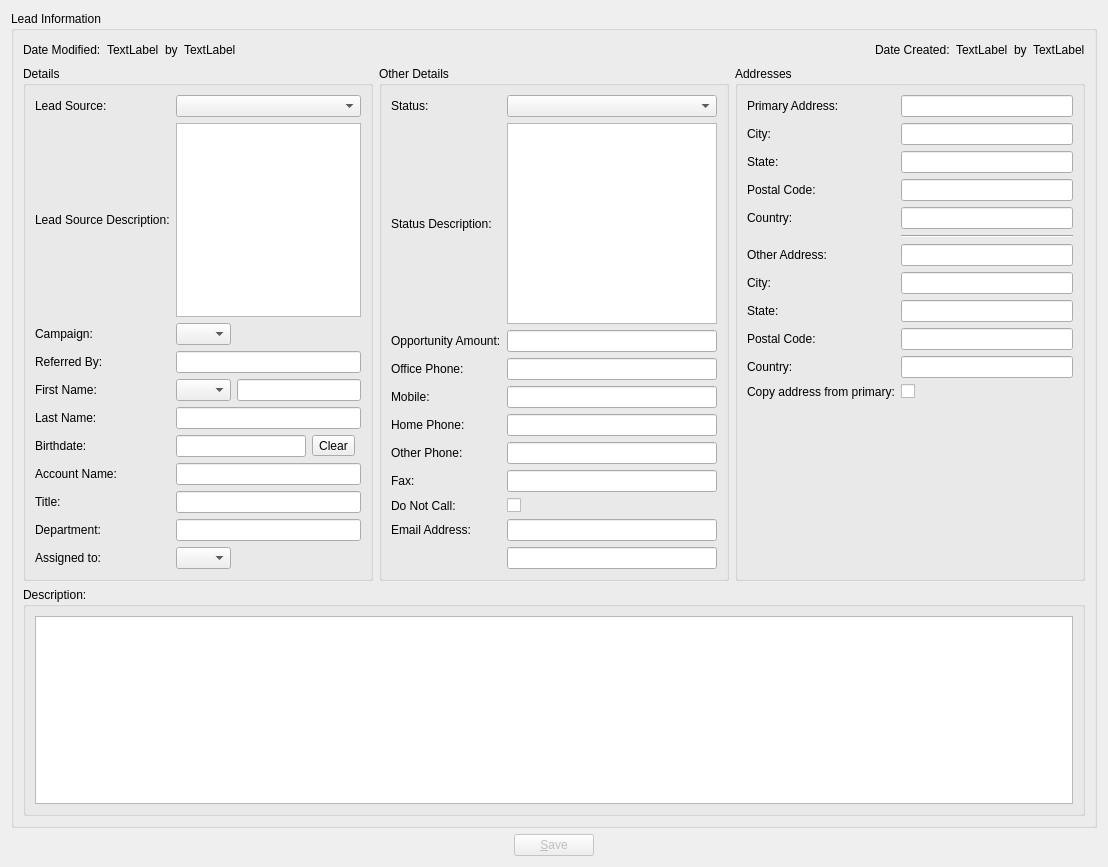
<?xml version="1.0" encoding="UTF-8"?>
<ui version="4.0">
 <class>LeadDetails</class>
 <widget class="QWidget" name="LeadDetails">
  <property name="geometry">
   <rect>
    <x>0</x>
    <y>0</y>
    <width>1086</width>
    <height>867</height>
   </rect>
  </property>
  <property name="windowTitle">
   <string>Form</string>
  </property>
  <layout class="QGridLayout" name="gridLayout_6">
   <item row="0" column="0" colspan="3">
    <widget class="QGroupBox" name="leadInformationGB">
     <property name="title">
      <string>Lead Information</string>
     </property>
     <layout class="QGridLayout" name="gridLayout_2">
      <item row="0" column="0">
       <layout class="QGridLayout" name="gridLayout">
        <item row="0" column="0">
         <widget class="QLabel" name="modifiedDateLabel">
          <property name="text">
           <string>Date Modified:</string>
          </property>
         </widget>
        </item>
        <item row="0" column="1">
         <widget class="QLabel" name="modifiedDate">
          <property name="text">
           <string>TextLabel</string>
          </property>
         </widget>
        </item>
        <item row="0" column="2">
         <widget class="QLabel" name="modifiedByLabel">
          <property name="text">
           <string>by</string>
          </property>
         </widget>
        </item>
        <item row="0" column="3">
         <widget class="QLabel" name="modifiedBy">
          <property name="text">
           <string>TextLabel</string>
          </property>
         </widget>
        </item>
        <item row="0" column="4">
         <spacer name="horizontalSpacer_3">
          <property name="orientation">
           <enum>Qt::Horizontal</enum>
          </property>
          <property name="sizeHint" stdset="0">
           <size>
            <width>237</width>
            <height>20</height>
           </size>
          </property>
         </spacer>
        </item>
        <item row="0" column="5">
         <widget class="QLabel" name="label_29">
          <property name="text">
           <string>Date Created:</string>
          </property>
         </widget>
        </item>
        <item row="0" column="6">
         <widget class="QLabel" name="createdDate">
          <property name="text">
           <string>TextLabel</string>
          </property>
         </widget>
        </item>
        <item row="0" column="7">
         <widget class="QLabel" name="createdByLabel">
          <property name="text">
           <string>by</string>
          </property>
         </widget>
        </item>
        <item row="0" column="8">
         <widget class="QLabel" name="createdBy">
          <property name="text">
           <string>TextLabel</string>
          </property>
         </widget>
        </item>
       </layout>
      </item>
      <item row="1" column="0">
       <layout class="QGridLayout" name="gridLayout_8">
        <item row="0" column="0">
         <widget class="QGroupBox" name="detailsBox">
          <property name="minimumSize">
           <size>
            <width>350</width>
            <height>0</height>
           </size>
          </property>
          <property name="maximumSize">
           <size>
            <width>400</width>
            <height>16777215</height>
           </size>
          </property>
          <property name="title">
           <string>Details</string>
          </property>
          <property name="checkable">
           <bool>false</bool>
          </property>
          <property name="checked">
           <bool>false</bool>
          </property>
          <layout class="QGridLayout" name="gridLayout_3">
           <item row="0" column="0">
            <widget class="QLabel" name="label">
             <property name="text">
              <string>Lead Source:</string>
             </property>
            </widget>
           </item>
           <item row="0" column="1" colspan="2">
            <widget class="QComboBox" name="leadSource">
             <item>
              <property name="text">
               <string/>
              </property>
             </item>
             <item>
              <property name="text">
               <string>Cold Call</string>
              </property>
             </item>
             <item>
              <property name="text">
               <string>Existing Customer</string>
              </property>
             </item>
             <item>
              <property name="text">
               <string>Self Generated</string>
              </property>
             </item>
             <item>
              <property name="text">
               <string>Employee</string>
              </property>
             </item>
             <item>
              <property name="text">
               <string>Partner</string>
              </property>
             </item>
             <item>
              <property name="text">
               <string>Public Relations</string>
              </property>
             </item>
             <item>
              <property name="text">
               <string>Direct Mail</string>
              </property>
             </item>
             <item>
              <property name="text">
               <string>Conference</string>
              </property>
             </item>
             <item>
              <property name="text">
               <string>Trade Show</string>
              </property>
             </item>
             <item>
              <property name="text">
               <string>Web Site</string>
              </property>
             </item>
             <item>
              <property name="text">
               <string>Word of mouth</string>
              </property>
             </item>
             <item>
              <property name="text">
               <string>Email</string>
              </property>
             </item>
             <item>
              <property name="text">
               <string>Campaign</string>
              </property>
             </item>
             <item>
              <property name="text">
               <string>Other</string>
              </property>
             </item>
            </widget>
           </item>
           <item row="1" column="0">
            <widget class="QLabel" name="label_2">
             <property name="text">
              <string>Lead Source Description:</string>
             </property>
            </widget>
           </item>
           <item row="1" column="1" colspan="2">
            <widget class="QTextEdit" name="leadSourceDescription"/>
           </item>
           <item row="2" column="0">
            <widget class="QLabel" name="label_28">
             <property name="text">
              <string>Campaign:</string>
             </property>
            </widget>
           </item>
           <item row="2" column="1">
            <widget class="QComboBox" name="campaignName">
             <item>
              <property name="text">
               <string/>
              </property>
             </item>
            </widget>
           </item>
           <item row="3" column="0">
            <widget class="QLabel" name="label_26">
             <property name="text">
              <string>Referred By:</string>
             </property>
            </widget>
           </item>
           <item row="3" column="1" colspan="2">
            <widget class="QLineEdit" name="referedBy"/>
           </item>
           <item row="4" column="0">
            <widget class="QLabel" name="label_3">
             <property name="text">
              <string>First Name:</string>
             </property>
            </widget>
           </item>
           <item row="4" column="1">
            <widget class="QComboBox" name="salutation">
             <item>
              <property name="text">
               <string/>
              </property>
             </item>
             <item>
              <property name="text">
               <string>Mr.</string>
              </property>
             </item>
             <item>
              <property name="text">
               <string>Ms.</string>
              </property>
             </item>
             <item>
              <property name="text">
               <string>Mrs.</string>
              </property>
             </item>
             <item>
              <property name="text">
               <string>Dr.</string>
              </property>
             </item>
             <item>
              <property name="text">
               <string>Prof.</string>
              </property>
             </item>
            </widget>
           </item>
           <item row="4" column="2">
            <widget class="QLineEdit" name="firstName"/>
           </item>
           <item row="5" column="0">
            <widget class="QLabel" name="label_4">
             <property name="text">
              <string>Last Name:</string>
             </property>
            </widget>
           </item>
           <item row="5" column="1" colspan="2">
            <widget class="QLineEdit" name="lastName"/>
           </item>
           <item row="6" column="0">
            <widget class="QLabel" name="label_5">
             <property name="text">
              <string>Birthdate:</string>
             </property>
            </widget>
           </item>
           <item row="6" column="1" colspan="2">
            <layout class="QHBoxLayout" name="horizontalLayout">
             <item>
              <widget class="QLineEdit" name="birthdate">
               <property name="readOnly">
                <bool>true</bool>
               </property>
              </widget>
             </item>
             <item>
              <widget class="QToolButton" name="clearButton">
               <property name="text">
                <string>Clear</string>
               </property>
              </widget>
             </item>
             <item>
              <widget class="QWidget" name="calendarWidget" native="true"/>
             </item>
            </layout>
           </item>
           <item row="7" column="0">
            <widget class="QLabel" name="label_9">
             <property name="text">
              <string>Account Name:</string>
             </property>
            </widget>
           </item>
           <item row="7" column="1" colspan="2">
            <widget class="QLineEdit" name="accountName"/>
           </item>
           <item row="8" column="0">
            <widget class="QLabel" name="label_25">
             <property name="text">
              <string>Title:</string>
             </property>
            </widget>
           </item>
           <item row="8" column="1" colspan="2">
            <widget class="QLineEdit" name="title"/>
           </item>
           <item row="9" column="0">
            <widget class="QLabel" name="label_6">
             <property name="text">
              <string>Department:</string>
             </property>
            </widget>
           </item>
           <item row="9" column="1" colspan="2">
            <widget class="QLineEdit" name="department"/>
           </item>
           <item row="10" column="0">
            <widget class="QLabel" name="label_7">
             <property name="text">
              <string>Assigned to:</string>
             </property>
            </widget>
           </item>
           <item row="10" column="1">
            <widget class="QComboBox" name="assignedUserName">
             <item>
              <property name="text">
               <string/>
              </property>
             </item>
            </widget>
           </item>
          </layout>
         </widget>
        </item>
        <item row="0" column="1">
         <widget class="QGroupBox" name="otherDetailsBox">
          <property name="minimumSize">
           <size>
            <width>350</width>
            <height>0</height>
           </size>
          </property>
          <property name="maximumSize">
           <size>
            <width>400</width>
            <height>16777215</height>
           </size>
          </property>
          <property name="title">
           <string>Other Details</string>
          </property>
          <property name="checkable">
           <bool>false</bool>
          </property>
          <property name="checked">
           <bool>false</bool>
          </property>
          <layout class="QGridLayout" name="gridLayout_7">
           <item row="0" column="1">
            <widget class="QComboBox" name="status">
             <item>
              <property name="text">
               <string/>
              </property>
             </item>
             <item>
              <property name="text">
               <string>New</string>
              </property>
             </item>
             <item>
              <property name="text">
               <string>Assigned</string>
              </property>
             </item>
             <item>
              <property name="text">
               <string>In Process</string>
              </property>
             </item>
             <item>
              <property name="text">
               <string>Converted</string>
              </property>
             </item>
             <item>
              <property name="text">
               <string>Recycled</string>
              </property>
             </item>
             <item>
              <property name="text">
               <string>Dead</string>
              </property>
             </item>
            </widget>
           </item>
           <item row="2" column="0">
            <widget class="QLabel" name="label_14">
             <property name="text">
              <string>Status Description:</string>
             </property>
            </widget>
           </item>
           <item row="2" column="1">
            <widget class="QTextEdit" name="statusDescription"/>
           </item>
           <item row="3" column="0">
            <widget class="QLabel" name="label_15">
             <property name="text">
              <string>Opportunity Amount:</string>
             </property>
            </widget>
           </item>
           <item row="3" column="1">
            <widget class="QLineEdit" name="opportunityAmount"/>
           </item>
           <item row="4" column="0">
            <widget class="QLabel" name="label_18">
             <property name="text">
              <string>Office Phone:</string>
             </property>
            </widget>
           </item>
           <item row="4" column="1">
            <widget class="QLineEdit" name="phoneWork"/>
           </item>
           <item row="5" column="0">
            <widget class="QLabel" name="label_19">
             <property name="text">
              <string>Mobile:</string>
             </property>
            </widget>
           </item>
           <item row="5" column="1">
            <widget class="QLineEdit" name="phoneMobile"/>
           </item>
           <item row="6" column="0">
            <widget class="QLabel" name="label_24">
             <property name="text">
              <string>Home Phone:</string>
             </property>
            </widget>
           </item>
           <item row="6" column="1">
            <widget class="QLineEdit" name="phoneHome"/>
           </item>
           <item row="7" column="0">
            <widget class="QLabel" name="label_20">
             <property name="text">
              <string>Other Phone:</string>
             </property>
            </widget>
           </item>
           <item row="7" column="1">
            <widget class="QLineEdit" name="phoneOther"/>
           </item>
           <item row="8" column="0">
            <widget class="QLabel" name="label_21">
             <property name="text">
              <string>Fax:</string>
             </property>
            </widget>
           </item>
           <item row="8" column="1">
            <widget class="QLineEdit" name="phoneFax"/>
           </item>
           <item row="9" column="0">
            <widget class="QLabel" name="label_22">
             <property name="text">
              <string>Do Not Call:</string>
             </property>
            </widget>
           </item>
           <item row="9" column="1">
            <widget class="QCheckBox" name="doNotCall">
             <property name="text">
              <string/>
             </property>
            </widget>
           </item>
           <item row="10" column="0">
            <widget class="QLabel" name="label_23">
             <property name="text">
              <string>Email Address:</string>
             </property>
            </widget>
           </item>
           <item row="10" column="1">
            <widget class="QLineEdit" name="email1"/>
           </item>
           <item row="11" column="0">
            <widget class="QLabel" name="label_8">
             <property name="text">
              <string/>
             </property>
            </widget>
           </item>
           <item row="11" column="1">
            <widget class="QLineEdit" name="email2"/>
           </item>
           <item row="0" column="0">
            <widget class="QLabel" name="label_13">
             <property name="text">
              <string>Status:</string>
             </property>
            </widget>
           </item>
          </layout>
         </widget>
        </item>
        <item row="0" column="2">
         <widget class="QGroupBox" name="addressesBox">
          <property name="minimumSize">
           <size>
            <width>350</width>
            <height>0</height>
           </size>
          </property>
          <property name="title">
           <string>Addresses</string>
          </property>
          <property name="checkable">
           <bool>false</bool>
          </property>
          <property name="checked">
           <bool>false</bool>
          </property>
          <layout class="QGridLayout" name="gridLayout_4">
           <item row="0" column="0">
            <widget class="QLabel" name="label_16">
             <property name="text">
              <string>Primary Address:</string>
             </property>
            </widget>
           </item>
           <item row="0" column="1" colspan="2">
            <widget class="QLineEdit" name="primaryAddressStreet"/>
           </item>
           <item row="1" column="0">
            <widget class="QLabel" name="label_17">
             <property name="text">
              <string>City:</string>
             </property>
            </widget>
           </item>
           <item row="1" column="1" colspan="2">
            <widget class="QLineEdit" name="primaryAddressCity"/>
           </item>
           <item row="2" column="0">
            <widget class="QLabel" name="label_27">
             <property name="text">
              <string>State:</string>
             </property>
            </widget>
           </item>
           <item row="2" column="1" colspan="2">
            <widget class="QLineEdit" name="primaryAddressState"/>
           </item>
           <item row="3" column="0">
            <widget class="QLabel" name="label_30">
             <property name="text">
              <string>Postal Code:</string>
             </property>
            </widget>
           </item>
           <item row="3" column="1" colspan="2">
            <widget class="QLineEdit" name="primaryAddressPostalcode"/>
           </item>
           <item row="4" column="0">
            <widget class="QLabel" name="label_31">
             <property name="text">
              <string>Country:</string>
             </property>
            </widget>
           </item>
           <item row="4" column="1" colspan="2">
            <widget class="QLineEdit" name="primaryAddressCountry"/>
           </item>
           <item row="8" column="0">
            <widget class="QLabel" name="label_33">
             <property name="text">
              <string>City:</string>
             </property>
            </widget>
           </item>
           <item row="6" column="1" colspan="2">
            <widget class="Line" name="line">
             <property name="lineWidth">
              <number>1</number>
             </property>
             <property name="orientation">
              <enum>Qt::Horizontal</enum>
             </property>
            </widget>
           </item>
           <item row="8" column="1" colspan="2">
            <widget class="QLineEdit" name="altAddressCity"/>
           </item>
           <item row="9" column="0">
            <widget class="QLabel" name="label_34">
             <property name="text">
              <string>State:</string>
             </property>
            </widget>
           </item>
           <item row="9" column="1" colspan="2">
            <widget class="QLineEdit" name="altAddressState"/>
           </item>
           <item row="10" column="0">
            <widget class="QLabel" name="label_35">
             <property name="text">
              <string>Postal Code:</string>
             </property>
            </widget>
           </item>
           <item row="10" column="1" colspan="2">
            <widget class="QLineEdit" name="altAddressPostalcode"/>
           </item>
           <item row="11" column="0">
            <widget class="QLabel" name="label_36">
             <property name="text">
              <string>Country:</string>
             </property>
            </widget>
           </item>
           <item row="11" column="1" colspan="2">
            <widget class="QLineEdit" name="altAddressCountry"/>
           </item>
           <item row="12" column="0">
            <widget class="QLabel" name="label_10">
             <property name="text">
              <string>Copy address from primary:</string>
             </property>
            </widget>
           </item>
           <item row="12" column="1">
            <widget class="QCheckBox" name="copyAddressFromPrimary">
             <property name="text">
              <string/>
             </property>
            </widget>
           </item>
           <item row="13" column="2">
            <spacer name="verticalSpacer">
             <property name="orientation">
              <enum>Qt::Vertical</enum>
             </property>
             <property name="sizeHint" stdset="0">
              <size>
               <width>20</width>
               <height>174</height>
              </size>
             </property>
            </spacer>
           </item>
           <item row="7" column="1" colspan="2">
            <widget class="QLineEdit" name="altAddressStreet"/>
           </item>
           <item row="7" column="0">
            <widget class="QLabel" name="label_32">
             <property name="text">
              <string>Other Address:</string>
             </property>
            </widget>
           </item>
          </layout>
         </widget>
        </item>
       </layout>
      </item>
      <item row="2" column="0">
       <widget class="QGroupBox" name="descriptionBox">
        <property name="title">
         <string>Description:</string>
        </property>
        <property name="checkable">
         <bool>false</bool>
        </property>
        <property name="checked">
         <bool>false</bool>
        </property>
        <layout class="QGridLayout" name="gridLayout_5">
         <item row="0" column="0">
          <widget class="QTextEdit" name="description"/>
         </item>
        </layout>
       </widget>
      </item>
     </layout>
    </widget>
   </item>
   <item row="1" column="0">
    <spacer name="horizontalSpacer">
     <property name="orientation">
      <enum>Qt::Horizontal</enum>
     </property>
     <property name="sizeHint" stdset="0">
      <size>
       <width>504</width>
       <height>20</height>
      </size>
     </property>
    </spacer>
   </item>
   <item row="1" column="1">
    <widget class="QPushButton" name="saveButton">
     <property name="enabled">
      <bool>false</bool>
     </property>
     <property name="text">
      <string>&amp;Save</string>
     </property>
    </widget>
   </item>
   <item row="1" column="2">
    <spacer name="horizontalSpacer_2">
     <property name="orientation">
      <enum>Qt::Horizontal</enum>
     </property>
     <property name="sizeHint" stdset="0">
      <size>
       <width>504</width>
       <height>20</height>
      </size>
     </property>
    </spacer>
   </item>
  </layout>
 </widget>
 <tabstops>
  <tabstop>leadSource</tabstop>
  <tabstop>leadSourceDescription</tabstop>
  <tabstop>campaignName</tabstop>
  <tabstop>referedBy</tabstop>
  <tabstop>salutation</tabstop>
  <tabstop>firstName</tabstop>
  <tabstop>lastName</tabstop>
  <tabstop>birthdate</tabstop>
  <tabstop>accountName</tabstop>
  <tabstop>title</tabstop>
  <tabstop>department</tabstop>
  <tabstop>assignedUserName</tabstop>
  <tabstop>status</tabstop>
  <tabstop>statusDescription</tabstop>
  <tabstop>opportunityAmount</tabstop>
  <tabstop>phoneWork</tabstop>
  <tabstop>phoneMobile</tabstop>
  <tabstop>phoneHome</tabstop>
  <tabstop>phoneOther</tabstop>
  <tabstop>phoneFax</tabstop>
  <tabstop>doNotCall</tabstop>
  <tabstop>email1</tabstop>
  <tabstop>email2</tabstop>
  <tabstop>primaryAddressStreet</tabstop>
  <tabstop>primaryAddressCity</tabstop>
  <tabstop>primaryAddressState</tabstop>
  <tabstop>primaryAddressPostalcode</tabstop>
  <tabstop>primaryAddressCountry</tabstop>
  <tabstop>altAddressStreet</tabstop>
  <tabstop>altAddressCity</tabstop>
  <tabstop>altAddressState</tabstop>
  <tabstop>altAddressPostalcode</tabstop>
  <tabstop>altAddressCountry</tabstop>
  <tabstop>copyAddressFromPrimary</tabstop>
  <tabstop>description</tabstop>
  <tabstop>saveButton</tabstop>
  <tabstop>descriptionBox</tabstop>
 </tabstops>
 <resources/>
 <connections/>
</ui>
